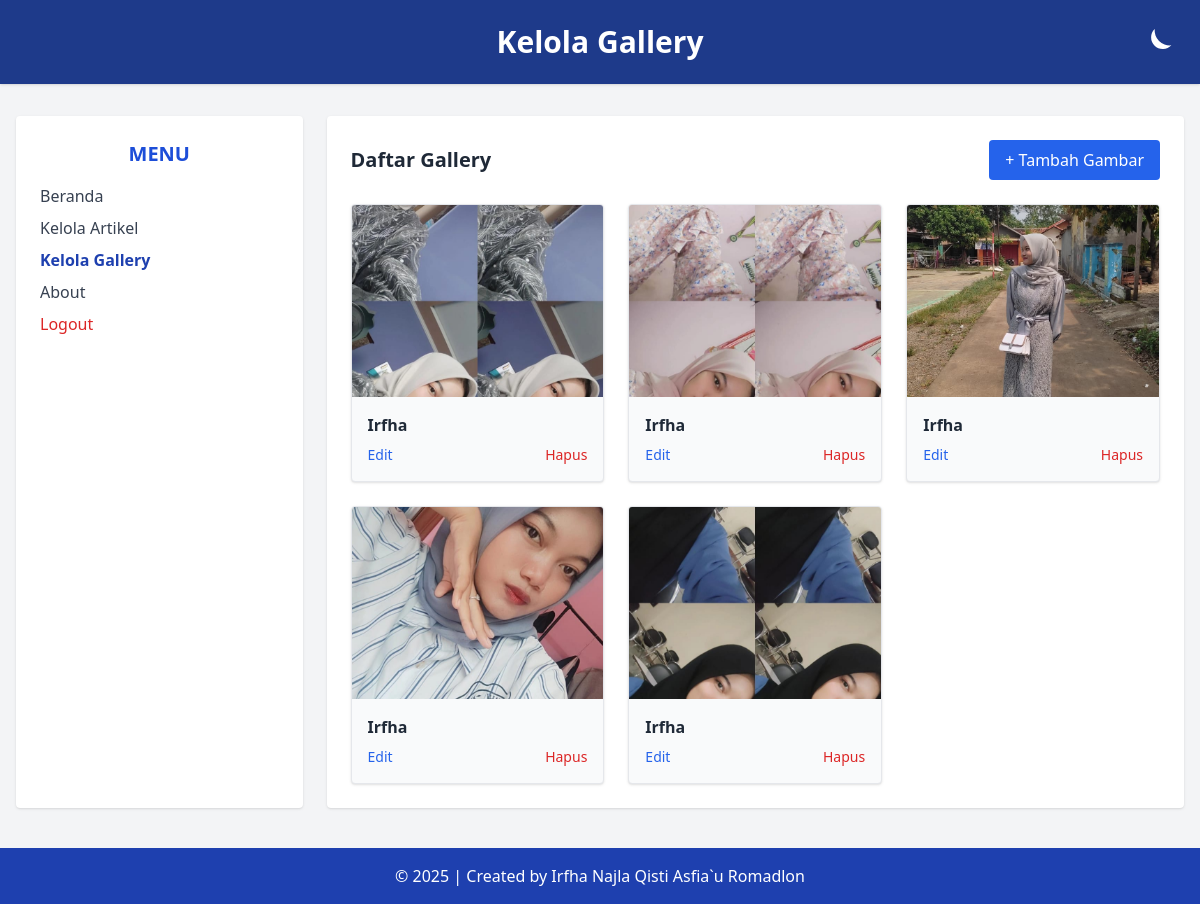
/admin/data_gallery.php (signed in), run on the app's committed database.
### tables this page shows
CREATE TABLE `tbl_gallery` (
  `id_gallery` int(11) NOT NULL,
  `judul` varchar(100) NOT NULL,
  `foto` varchar(100) NOT NULL
);

### admin/data_gallery.php (the view, shortened to what this page needs)
<?php
include('../koneksi.php');
?>
<!DOCTYPE html>
<html lang="en" class="transition-colors duration-300">
<head>
  <script src="https://cdn.tailwindcss.com"></script>
</head>
<body class="bg-gray-100 dark:bg-gray-900 text-gray-800 dark:text-gray-100 min-h-screen font-sans">
<header class="relative bg-blue-900 dark:bg-gray-800 text-white text-center py-6 shadow">
  <h1 class="text-3xl font-bold">Kelola Gallery</h1>
  <button onclick="toggleDarkMode()" class="absolute right-6 top-6 text-white hover:scale-110 transition" title="Toggle Theme">
    <svg id="icon-moon" xmlns="http://www.w3.org/2000/svg" class="w-10 h-10 fill-current" viewBox="0 0 24 24">
      <path d="M21 12.79A9 9 0 0111.21 3a7 7 0 1010 9.79z" />
    </svg>
  </button>
</header>
<div class="flex max-w-7xl mx-auto mt-8 px-4 gap-6">
  <aside class="w-1/4 bg-white dark:bg-gray-800 rounded shadow p-6">
    <h2 class="text-xl font-semibold text-blue-700 dark:text-blue-400 mb-4 text-center">MENU</h2>
    <ul class="space-y-2 text-gray-700 dark:text-gray-200">
      <li><a href="beranda_admin.php" class="block hover:text-blue-500">Beranda</a></li>
      <li><a href="data_artikel.php" class="block hover:text-blue-500">Kelola Artikel</a></li>
      <li><a href="data_gallery.php" class="block font-semibold text-blue-800 dark:text-blue-300">Kelola Gallery</a></li>
      <li><a href="about.php" class="block hover:text-blue-500">About</a></li>
      <li>
        <a href="logout.php" onclick="return confirm('Apakah anda yakin ingin keluar?');"
           class="block text-red-600 hover:underline font-medium">Logout</a>
      </li>
    </ul>
  </aside>
  <main class="w-3/4 bg-white dark:bg-gray-800 rounded shadow p-6">
    <div class="flex justify-between items-center mb-6">
      <h2 class="text-xl font-bold text-gray-800 dark:text-white">Daftar Gallery</h2>
      <a href="add_gallery.php" class="bg-blue-600 text-white px-4 py-2 rounded hover:bg-blue-700 transition">+ Tambah Gambar</a>
    </div>
    <div class="grid grid-cols-1 sm:grid-cols-2 md:grid-cols-3 gap-6">
      <?php
      $sql = "SELECT * FROM tbl_gallery";
      $query = mysqli_query($db, $sql);
      while ($data = mysqli_fetch_array($query)) {
          $img = htmlspecialchars($data['foto']);
          $img_path = "../images/" . rawurlencode($img);
          echo "<div class='bg-gray-50 dark:bg-gray-900 border dark:border-gray-700 rounded shadow overflow-hidden'>";
          echo "<img src='{$img_path}' class='w-full h-48 object-cover'>";
          echo "<div class='p-4'>";
          echo "<p class='font-semibold text-gray-800 dark:text-gray-100 mb-2'>" . htmlspecialchars($data['judul']) . "</p>";
          echo "<div class='flex justify-between text-sm'>";
          echo "<a href='edit_gallery.php?id_gallery={$data['id_gallery']}' class='text-blue-600 hover:underline'>Edit</a>";
          echo "<a href='delete_gallery.php?id_gallery={$data['id_gallery']}' onclick='return confirm(\"Yakin ingin menghapus?\")' class='text-red-600 hover:underline'>Hapus</a>";
          echo "</div></div></div>";
      }
      ?>
    </div>
  </main>
</div>
<footer class="bg-blue-800 dark:bg-gray-800 text-white text-center py-4 mt-10">
  &copy; <?php echo date('Y'); ?> | Created by Irfha Najla Qisti Asfia`u Romadlon
</footer>
</body>
</html>

### data on the page
tbl_gallery: foto (picture), judul "Irfha"
tbl_gallery: foto (picture), judul "Irfha"
tbl_gallery: foto (picture), judul "Irfha"
tbl_gallery: foto (picture), judul "Irfha"
tbl_gallery: foto (picture), judul "Irfha"
